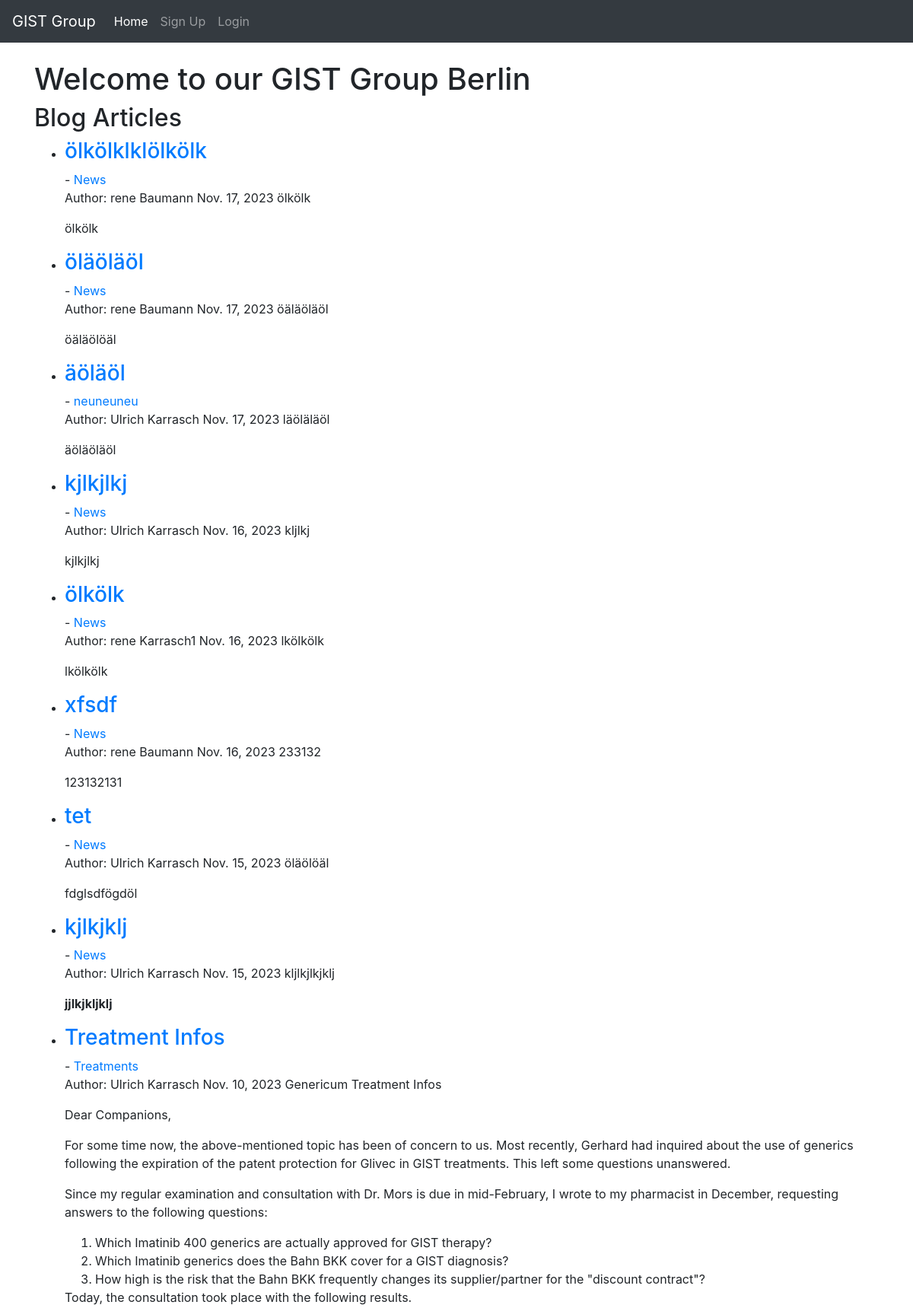
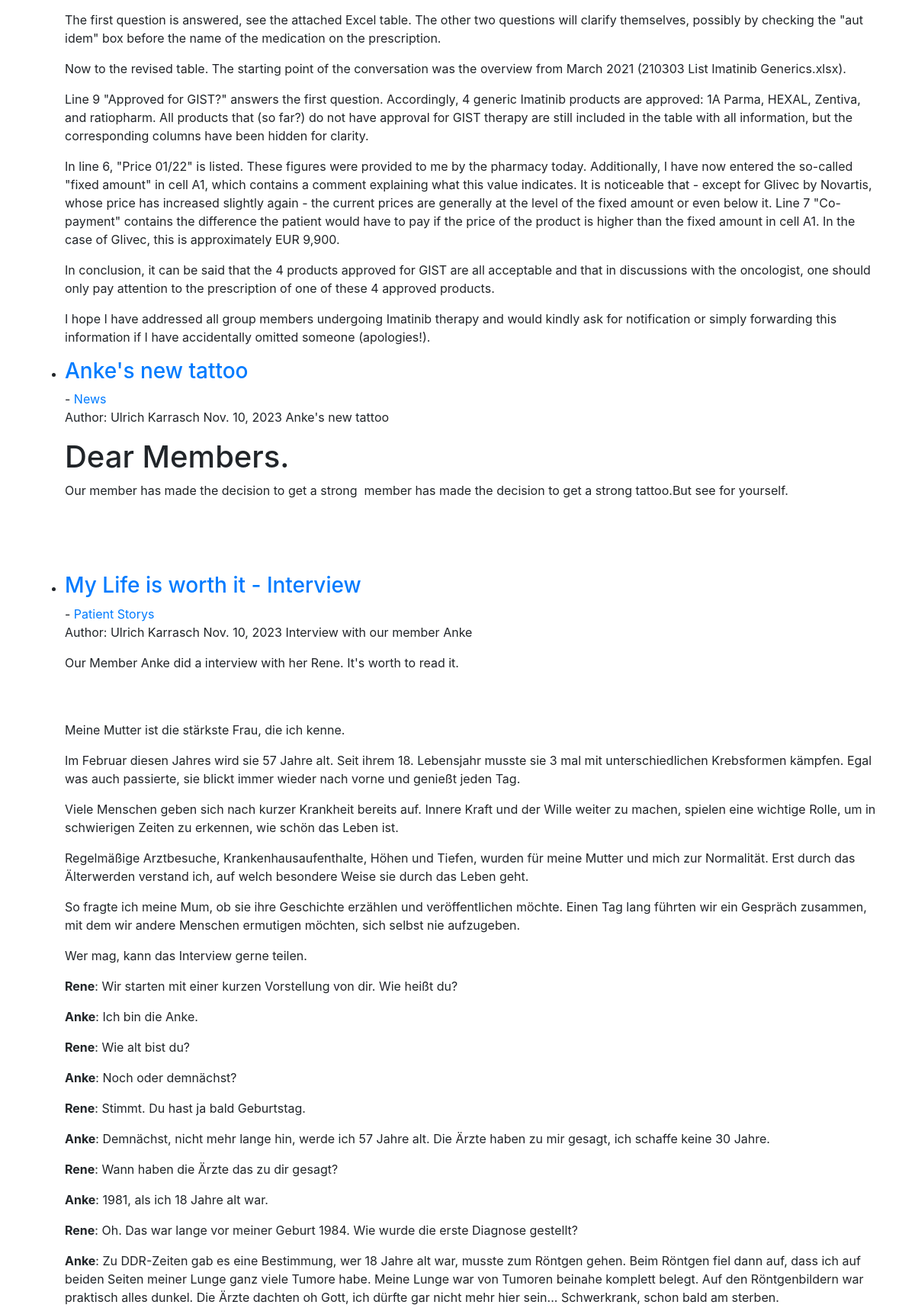
Screenshot of /blog/ (upper part) with the database file from the repository (2 pictures, top to bottom).
### blog/models.py (models this page shows, shortened)
class BlogPost(models.Model):
    title = models.CharField(max_length=200)  # Title of the blog post
    header_image = models.ImageField(null=True, blank=True, upload_to="images/")  # Header image of the blog post
    content = RichTextField(blank=True, null=True)  # Content of the blog post using a rich text editor
    author = models.ForeignKey(User, on_delete=models.CASCADE)  # Author of the post, linked to User model
    publication_date = models.DateField(auto_now_add=True)  # Publication date of the post, automatically set
    category = models.CharField(max_length=200, default='news')  # Category of the blog post
    snippet = models.CharField(max_length=200)  # Short snippet or summary of the blog post

### blog/views.py (the view)
# urls.py: path('', BlogPostListView.as_view(), name='index'),
class BlogPostListView(ListView):
    model = BlogPost  # Specify the model to list
    template_name = 'index.html'  # Template to render the list
    context_object_name = 'posts'  # Context name to be used in the template
    ordering = ['-publication_date']  # Ordering of the posts
    def get_context_data(self, *args, **kwargs):
        category_menu = Category.objects.all()  # Get all category objects
        context = super(BlogPostListView, self).get_context_data(*args, **kwargs)
        context["category_menu"] = category_menu  # Add categories to the context
        return context

### blog/models.py (called while the page is built)
    def __str__(self):
        return self.name  # String representation of the category

### blog/templates/index.html (shortened to what this page needs)
{% extends 'base.html' %}
{% block content %}
<!DOCTYPE html>
<html lang="en">
<head>
</head>
<body>
    <h1>Welcome to our GIST Group Berlin</h1>
    <h2>Blog Articles</h2>
    <ul>
        {% for post in posts %}
        <li>
            <h3><a href="{% url 'post_detail' pk=post.pk %}">{{ post.title }}</a></h3>
            -
            <a href="{% url 'category' post.category|slugify %}">{{ post.category }}</a>
            <p>
                Author: {{ post.author.first_name }} {{ post.author.last_name }}
                {{ post.publication_date }}
            {{ post.snippet }}
            <p>{{ post.content | safe }}</p>
        </li>
        {% empty %}
        <li>No blog posts available.</li>
        {% endfor %}
    </ul>
</body>
</html>
{% endblock %}

### rows the page displays
BlogPost: title "ölkölklklölkölk", category "News", author.first_name "rene", author.last_name "Baumann", publication_date "Nov. 17, 2023", snippet "ölkölk", content "ölkölk"
BlogPost: title "öläöläöl", category "News", author.first_name "rene", author.last_name "Baumann", publication_date "Nov. 17, 2023", snippet "öäläöläöl", content "öäläölöäl"
BlogPost: title "äöläöl", category "neuneuneu", author.first_name "Ulrich", author.last_name "Karrasch", publication_date "Nov. 17, 2023", snippet "läöläläöl", content "äöläöläöl"
BlogPost: title "kjlkjlkj", category "News", author.first_name "Ulrich", author.last_name "Karrasch", publication_date "Nov. 16, 2023", snippet "kljlkj", content "kjlkjlkj"
BlogPost: title "ölkölk", category "News", author.first_name "rene", author.last_name "Karrasch1", publication_date "Nov. 16, 2023", snippet "lkölkölk", content "lkölkölk"
BlogPost: title "xfsdf", category "News", author.first_name "rene", author.last_name "Baumann", publication_date "Nov. 16, 2023", snippet "233132", content "123132131"
BlogPost: title "tet", category "News", author.first_name "Ulrich", author.last_name "Karrasch", publication_date "Nov. 15, 2023", snippet "öläölöäl", content "fdglsdfögdöl"
BlogPost: title "kjlkjklj", category "News", author.first_name "Ulrich", author.last_name "Karrasch", publication_date "Nov. 15, 2023", snippet "kljlkjlkjklj", content "jjlkjkljklj"
BlogPost: title "Treatment Infos", category "Treatments", author.first_name "Ulrich", author.last_name "Karrasch", publication_date "Nov. 10, 2023", snippet "Genericum Treatment Infos", content "Dear Companions, For some time now, the above-mentioned topic has been of concern to us. Most recently, Gerhard had inquired about the use of generics following the expiration of the patent protection for Glivec in GIST treatments. This left some questions unanswered. Since my regular examination and consultation with Dr. Mors is due in mid-February, I wrote to my pharmacist in December, requesting answers to the following questions: Which Imatinib 400 generics are actually approved for GIST therapy? Which Imatinib generics does the Bahn BKK cover for a GIST diagnosis? How high is the risk that the Bahn BKK frequently changes its supplier/partner for the \"discount contract\"? Today, the…"
BlogPost: title "Anke's new tattoo", category "News", author.first_name "Ulrich", author.last_name "Karrasch", publication_date "Nov. 10, 2023", snippet "Anke's new tattoo", content "Dear Members. Our member has made the decision to get a strong member has made the decision to get a strong tattoo.But see for yourself."
BlogPost: title "My Life is worth it - Interview", category "Patient Storys", author.first_name "Ulrich", author.last_name "Karrasch", publication_date "Nov. 10, 2023", snippet "Interview with our member Anke", content "Our Member Anke did a interview with her Rene. It's worth to read it. Meine Mutter ist die stärkste Frau, die ich kenne. Im Februar diesen Jahres wird sie 57 Jahre alt. Seit ihrem 18. Lebensjahr musste sie 3 mal mit unterschiedlichen Krebsformen kämpfen. Egal was auch passierte, sie blickt immer wieder nach vorne und genießt jeden Tag. Viele Menschen geben sich nach kurzer Krankheit bereits auf. Innere Kraft und der Wille weiter zu machen, spielen eine wichtige Rolle, um in schwierigen Zeiten zu erkennen, wie schön das Leben ist. Regelmäßige Arztbesuche, Krankenhausaufenthalte, Höhen und Tiefen, wurden für meine Mutter und mich zur Normalität. Erst durch das Älterwerden verstand ich, auf…"
